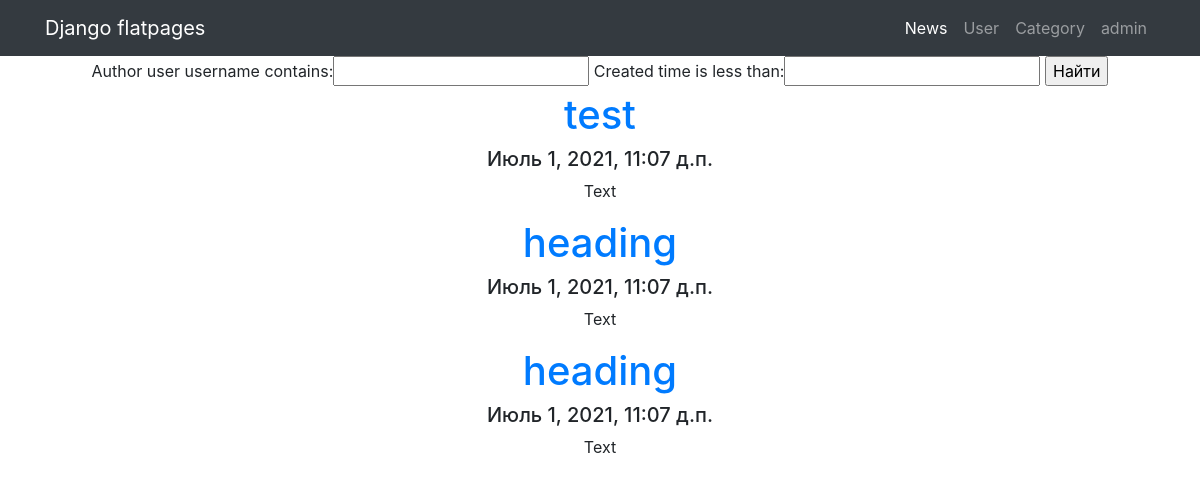
The app's page /search/, older data.
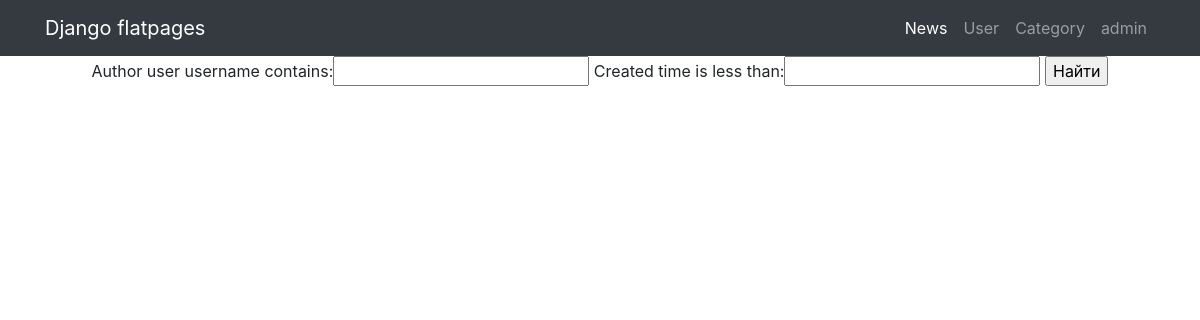
The same page, newer data.
### NewsPaper/models.py (models this page shows, shortened)
class Post(models.Model):
    author = models.ForeignKey(Author, on_delete=models.CASCADE)
    post_type = models.CharField(max_length=255, choices=Post_type, default=post)
    heading = models.CharField(max_length=255, default='heading')
    text = models.TextField(default='Text')
    category = models.ManyToManyField(Category, through='PostCategory')
    created_time = models.DateTimeField(auto_now_add=True)
    rating = models.IntegerField(default=0)

### NewsPaper/views.py (the view)
# urls.py: path('search/', PostSearch.as_view(), name='search'),
class PostSearch(ListView):
    model = Post
    template_name = 'NewsPaper/search.html'
    context_object_name = 'posts'
    queryset = Post.objects.order_by('-id')
    def get_context_data(self, **kwargs):
        context = super().get_context_data(**kwargs)
        context['filter'] = PostFilter(self.request.GET,
                                       queryset=self.get_queryset())  # вписываем наш фильтр в контекст
        return context

### NewsPaper/templatetags/filters.py (called while the page is built)
@register.filter(name='censor')
def censor(value, arg):
    if cens:
        for i in cens:
            value = value.replace(i, '*' * len(i))
    if arg:
        arg = arg.split()
        for y in arg:
            value = value.replace(y, '*' * len(y))
    return value

### templates/NewsPaper/search.html (shortened to what this page needs)
{% extends 'flatpages/default.html' %}
{% load filters %}
{% block content %}
<form method="GET">
    {{ filter.form }}
    <input type="submit" value="Найти">
</form>
{% for post in filter.qs%}
<h1><a href="{% url 'news_d' post.id %}">{{ post.heading|censor:'тест' }}</a></h1>
<h5>{{post.created_time}}</h5>
<p>{{post.text|truncatechars:50|censor:'тест'}}</p>
{%endfor%}
{% endblock content %}

Row changes from the older to the newer data that the page shows:
removed Post: heading|censor "test", created_time "Июль 1, 2021, 11:07 д.п.", text|censor "Text"
removed Post: heading|censor "heading", created_time "Июль 1, 2021, 11:07 д.п.", text|censor "Text"
removed Post: heading|censor "heading", created_time "Июль 1, 2021, 11:07 д.п.", text|censor "Text"
